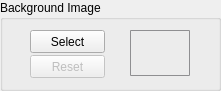
     <widget class="QGroupBox" name="groupBox_3">
      <property name="geometry">
       <rect>
        <x>10</x>
        <y>300</y>
        <width>221</width>
        <height>91</height>
       </rect>
      </property>
      <property name="title">
       <string>Background Image</string>
      </property>
      <widget class="QPushButton" name="buttonLoadBackground">
       <property name="geometry">
        <rect>
         <x>30</x>
         <y>30</y>
         <width>75</width>
         <height>23</height>
        </rect>
       </property>
       <property name="text">
        <string>Select</string>
       </property>
      </widget>
      <widget class="QPushButton" name="imgBackground">
       <property name="geometry">
        <rect>
         <x>130</x>
         <y>30</y>
         <width>60</width>
         <height>46</height>
        </rect>
       </property>
       <property name="minimumSize">
        <size>
         <width>60</width>
         <height>0</height>
        </size>
       </property>
       <property name="styleSheet">
        <string notr="true">QPushButton  {
    border: 1px solid #8f8f91;
    border-radius: 1px;
}</string>
       </property>
       <property name="text">
        <string/>
       </property>
       <property name="iconSize">
        <size>
         <width>64</width>
         <height>64</height>
        </size>
       </property>
       <property name="flat">
        <bool>true</bool>
       </property>
      </widget>
      <widget class="QPushButton" name="buttonResetBackground">
       <property name="enabled">
        <bool>false</bool>
       </property>
       <property name="geometry">
        <rect>
         <x>30</x>
         <y>55</y>
         <width>75</width>
         <height>23</height>
        </rect>
       </property>
       <property name="text">
        <string>Reset</string>
       </property>
      </widget>
     </widget>
